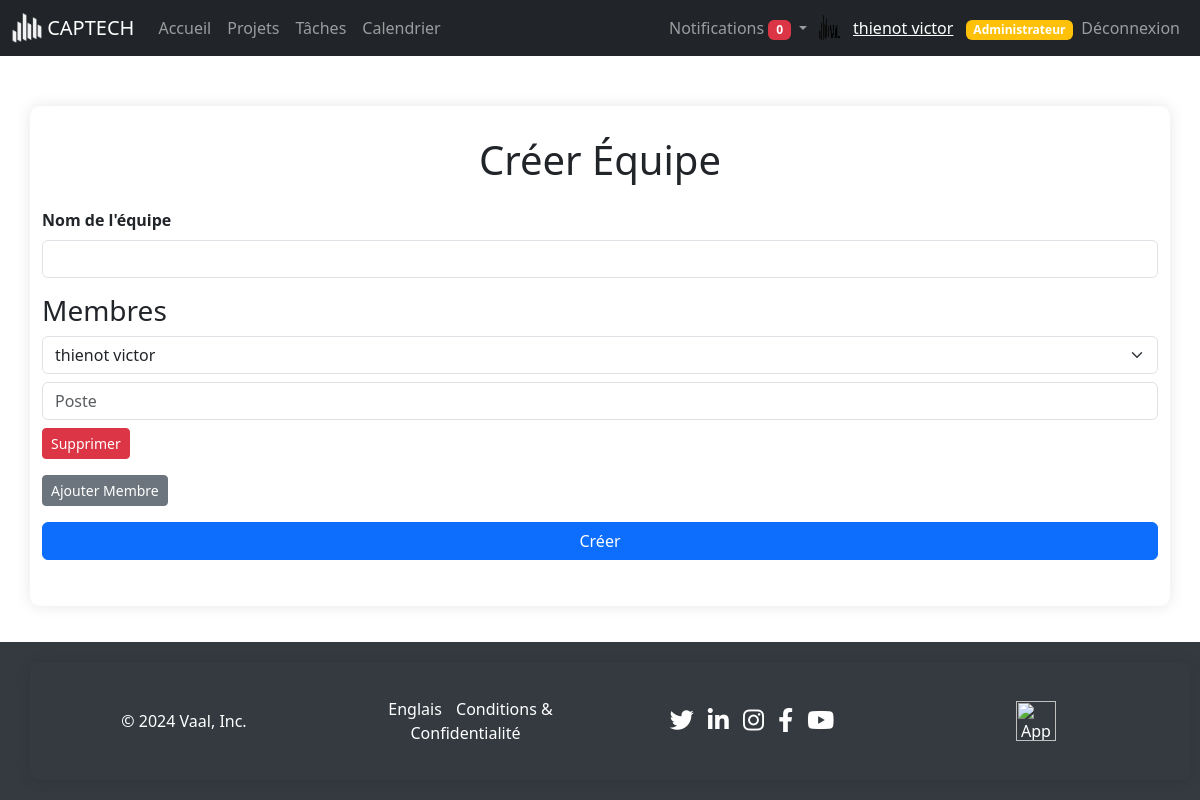
Screenshot of /views/team/create.php (signed in) with the database file from the repository.
### tables this page shows
CREATE TABLE `users` (
  `id` int(11) NOT NULL,
  `profile` varchar(255) NOT NULL,
  `nom` varchar(50) NOT NULL,
  `prenom` varchar(255) NOT NULL,
  `email` varchar(100) NOT NULL,
  `password` varchar(255) NOT NULL,
  `role` enum('member','manager','admin') DEFAULT 'member',
  `activation` enum('oui','non') NOT NULL DEFAULT 'non'
);

### views/team/create.php (the view, shortened to what this page needs)
<?php
include '../../includes/connect.php';
include '../../includes/navbar.php';
$all_users = $pdo->query("SELECT * FROM users")->fetchAll(PDO::FETCH_ASSOC);
?>
<!DOCTYPE html>
<html lang="fr">
<head>
    <link href="https://cdn.jsdelivr.net/npm/bootstrap@5.3.3/dist/css/bootstrap.min.css" rel="stylesheet">
</head>
<body>
<div class="container">
    <h1 class="text-center mb-4">Créer Équipe</h1>
    <form method="post">
        <div class="mb-3">
            <label for="team_name" class="form-label">Nom de l'équipe</label>
            <input type="text" class="form-control" id="team_name" name="team_name" required>
        </div>
        <h3>Membres</h3>
        <div id="members">
            <div class="member mb-3">
                <select class="form-select mb-2" name="members[0][user_id]" required>
                    <?php foreach ($all_users as $user): ?>
                        <option value="<?php echo $user['id']; ?>">
                            <?php echo htmlspecialchars($user['nom'] . ' ' . $user['prenom']); ?>
                        </option>
                    <?php endforeach; ?>
                </select>
                <input type="text" class="form-control mb-2" name="members[0][post]" placeholder="Poste" required>
                <button type="button" class="btn btn-danger btn-sm remove-member">Supprimer</button>
            </div>
        </div>
        <button type="button" class="btn btn-secondary btn-sm" id="add-member">Ajouter Membre</button>
        <button type="submit" class="btn btn-primary w-100 mt-3">Créer</button>
    </form>
</div>
<?php include '../../includes/footer.php'; ?>
</body>
</html>

### includes/navbar.php (shortened to what this page needs)
<?php
include $_SERVER['DOCUMENT_ROOT'].'/Project-Management-App/includes/connect.php';
$user_id = $_SESSION['user_id'];
$stmt = $pdo->prepare("SELECT * FROM users WHERE id = ?");
$stmt->execute([$user_id]);
$user = $stmt->fetch(PDO::FETCH_ASSOC);
$notificationsStmt = $pdo->prepare("SELECT * FROM notifications WHERE user_id = ? AND is_read = 0 ORDER BY created_at DESC");
$notificationsStmt->execute([$user_id]);
$notifications = $notificationsStmt->fetchAll();
$notificationCount = count($notifications);
$user_name = htmlspecialchars($user['nom'] . ' ' . $user['prenom']);
$profile_image = !empty($user['profile']) ? $user['profile'] : 'assets/images/default-profile.png';
$user_role = $user['role'];
?>
<nav class="navbar navbar-expand-lg navbar-dark bg-dark">
    <div class="container-fluid">
        <a class="navbar-brand" href="/Project-Management-App/index.php">
            <img src="/Project-Management-App/assets/images/logo_white.png" alt="Logo" width="30" height="30" class="d-inline-block align-top">
            CAPTECH
        </a>
        <div class="collapse navbar-collapse" id="navbarNav">
            <ul class="navbar-nav me-auto mb-2 mb-lg-0">
                <li class="nav-item">
                    <a class="nav-link" href="/Project-Management-App/dashboard.php">Accueil</a>
                </li>
                <li class="nav-item">
                    <a class="nav-link" href="/Project-Management-App/views/projects/view.php">Projets</a>
                </li>
                <li class="nav-item">
                    <a class="nav-link" href="/Project-Management-App/views/tasks/view.php">Tâches</a>
                </li>
                <li class="nav-item">
                    <a class="nav-link" href="/Project-Management-App/views/calendar/view.php">Calendrier</a>
                </li>
            </ul>
            <ul class="navbar-nav ms-auto mb-2 mb-lg-0 align-items-center">
                <li class="nav-item dropdown">
                    <a class="nav-link dropdown-toggle" href="#" id="notificationsDropdown" role="button" data-bs-toggle="dropdown" aria-expanded="false">
                        Notifications <span class="badge bg-danger"><?php echo $notificationCount; ?></span>
                    </a>
                </li>
                <li class="nav-item d-flex align-items-center">
                    <img src="/Project-Management-App/<?php echo htmlspecialchars($profile_image); ?>" alt="Profile Image" width="30" height="30" class="rounded-circle me-2">
                    <span class="navbar-text">
                        <a href="/Project-Management-App/views/auth/profile.php"><?php echo $user_name; ?></a>
                        <?php if ($user_role === 'admin'): ?>
                            <span class="badge bg-warning text-dark ms-2"><a href="../Project-Management-App/dashboard_admin.php" style="text-decoration: none;">Administrateur</a></span>
                        <?php endif; ?>
                    </span>
                </li>
                <li class="nav-item">
                    <a class="nav-link" href="/Project-Management-App/includes/logout.php">Déconnexion</a>
                </li>
            </ul>
        </div>
    </div>
</nav>

### views/team/create.php (style rules this page uses)
.container { max-width: 600px; margin-top: 50px; padding: 30px; border-radius: 10px; box-shadow: 0 0 15px rgba(0, 0, 0, 0.1); }
.form-label { font-weight: bold; }
.btn-primary { background-color: #007bff; border-color: #007bff; }

### includes/footer.php (style rules this page uses)
body { display: flex; flex-direction: column; min-height: 100vh; margin: 0; }

### rows the page displays
users: profile (picture), user_name "thienot victor"

### other values shown
$notificationCount "0"
form field value "thienot victor"
